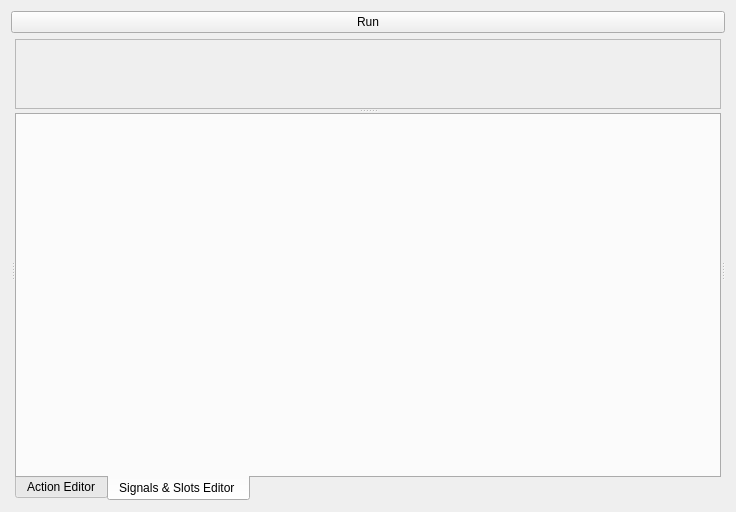
<?xml version="1.0" encoding="UTF-8"?>
<ui version="4.0">
 <class>Designer</class>
 <widget class="QWidget" name="Designer">
  <property name="geometry">
   <rect>
    <x>0</x>
    <y>0</y>
    <width>736</width>
    <height>512</height>
   </rect>
  </property>
  <property name="windowTitle">
   <string>Form</string>
  </property>
  <layout class="QGridLayout" name="gridLayout">
   <item row="0" column="0">
    <layout class="QVBoxLayout" name="verticalLayout_2">
     <item>
      <widget class="QPushButton" name="runButton">
       <property name="text">
        <string>Run</string>
       </property>
      </widget>
     </item>
     <item>
      <layout class="QGridLayout" name="layout">
       <item row="0" column="0">
        <widget class="QSplitter" name="splitter_3">
         <property name="orientation">
          <enum>Qt::Horizontal</enum>
         </property>
         <widget class="QWidget" name="gridLayoutWidget_5">
          <layout class="QGridLayout" name="widgetsLayout"/>
         </widget>
         <widget class="QSplitter" name="splitter_2">
          <property name="orientation">
           <enum>Qt::Horizontal</enum>
          </property>
          <widget class="QSplitter" name="splitter">
           <property name="orientation">
            <enum>Qt::Vertical</enum>
           </property>
           <widget class="QScrollArea" name="scrollArea">
            <property name="widgetResizable">
             <bool>true</bool>
            </property>
            <widget class="QWidget" name="scrollAreaWidgetContents">
             <property name="geometry">
              <rect>
               <x>0</x>
               <y>0</y>
               <width>684</width>
               <height>68</height>
              </rect>
             </property>
            </widget>
           </widget>
           <widget class="QTabWidget" name="tabWidget">
            <property name="sizePolicy">
             <sizepolicy hsizetype="Minimum" vsizetype="Minimum">
              <horstretch>0</horstretch>
              <verstretch>0</verstretch>
             </sizepolicy>
            </property>
            <property name="tabPosition">
             <enum>QTabWidget::South</enum>
            </property>
            <property name="currentIndex">
             <number>1</number>
            </property>
            <widget class="QWidget" name="tab">
             <attribute name="title">
              <string>Action Editor</string>
             </attribute>
             <layout class="QGridLayout" name="gridLayout_4">
              <item row="0" column="0">
               <layout class="QGridLayout" name="actionLayout"/>
              </item>
             </layout>
            </widget>
            <widget class="QWidget" name="tab_2">
             <attribute name="title">
              <string>Signals &amp;&amp; Slots Editor </string>
             </attribute>
             <layout class="QGridLayout" name="gridLayout_2">
              <item row="0" column="0">
               <layout class="QGridLayout" name="signalslotsLayout"/>
              </item>
             </layout>
            </widget>
           </widget>
          </widget>
          <widget class="QWidget" name="layoutWidget">
           <layout class="QVBoxLayout" name="verticalLayout">
            <item>
             <layout class="QGridLayout" name="objectsLayout"/>
            </item>
            <item>
             <layout class="QGridLayout" name="propertyLayout"/>
            </item>
           </layout>
          </widget>
         </widget>
        </widget>
       </item>
      </layout>
     </item>
    </layout>
   </item>
  </layout>
 </widget>
 <resources/>
 <connections/>
</ui>
